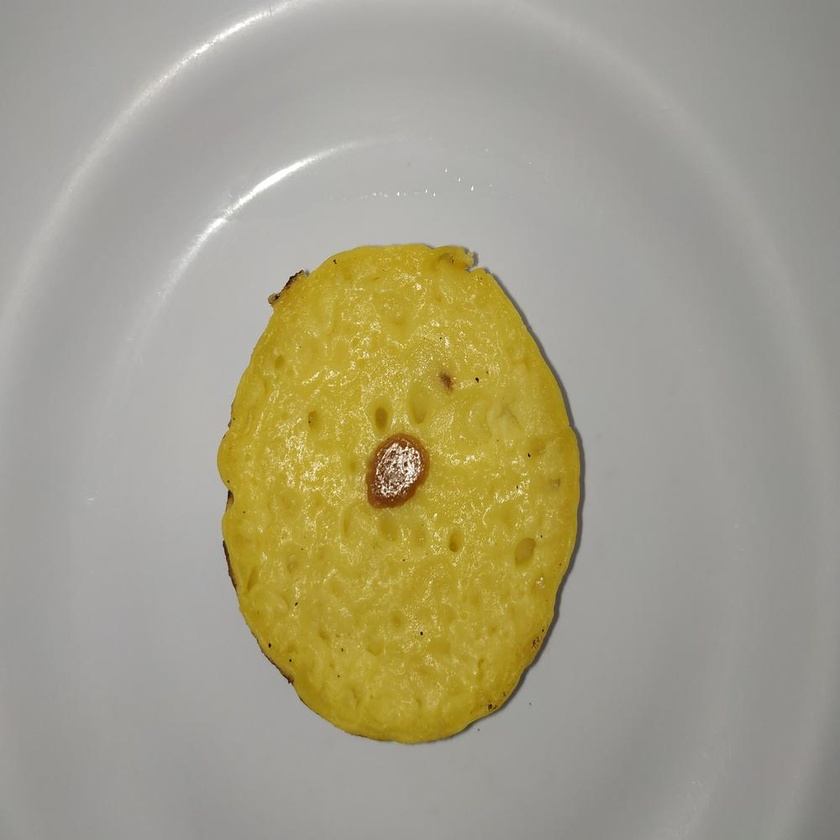
#> input picture kue_lumpur_1.jpg, 840 x 840 px, shrunk from 1000 x 1000 before the run
$ python temp_segmentation.py
#> lines starting #> are read from the running program, lines starting #| are printed output that depends on the picture; after the words box and inside, x2 and y2 are one past the last pixel; in counts of white or black regions, pixels touching at a corner belong together
# -*- coding: utf-8 -*-
"""
Created on Tue Oct 22 19:45:23 2019

@author: adhan
"""

import cv2
import math
import numpy as np
from matplotlib import pyplot as plt

img = cv2.imread('kue_lumpur_1.jpg',0)
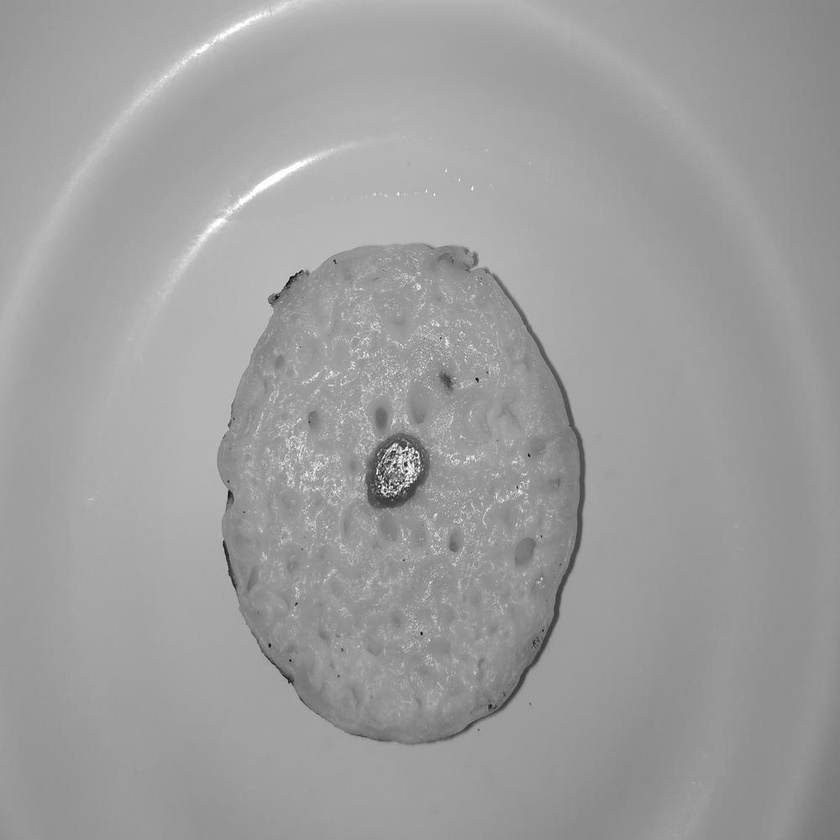
#> img: shape (840, 840); min 4, max 255, mean 157.6

#Static Global thresh
ret1,th1 = cv2.threshold(img,127,255,cv2.THRESH_BINARY)
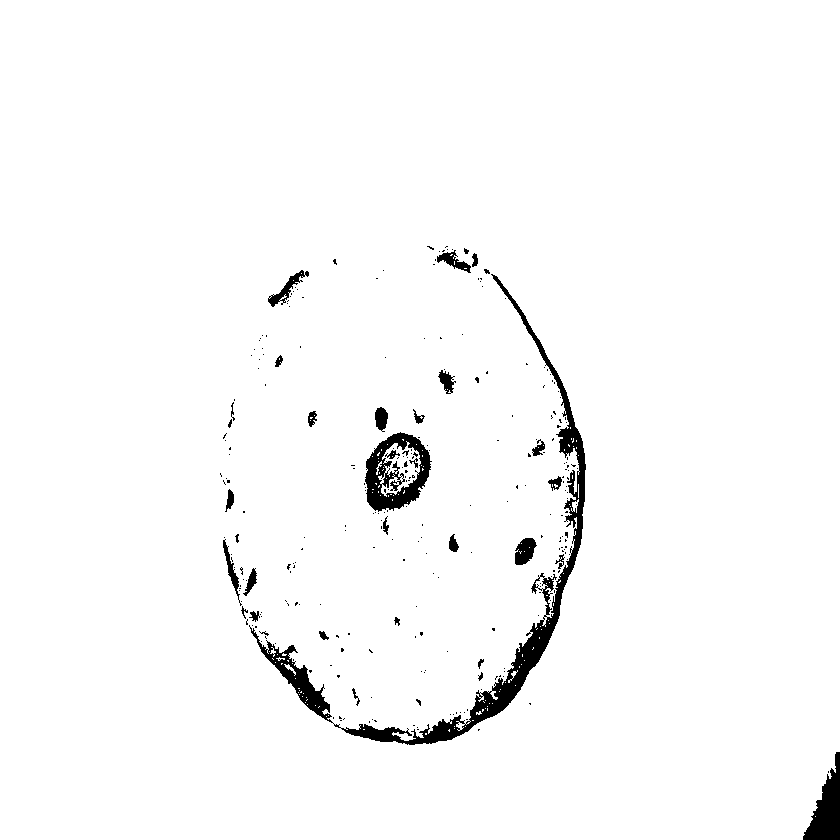
#> th1: shape (840, 840); 97.6% white; 279 black regions (245 under 20 px), largest, box (x1, y1, x2, y2) and area: (249, 274, 586, 745) 8786, (365, 432, 432, 512) 2579, (803, 752, 840, 840) 1690

#Otsu tresh
ret2, th2 = cv2.threshold(img,0,255,cv2.THRESH_BINARY+cv2.THRESH_OTSU)
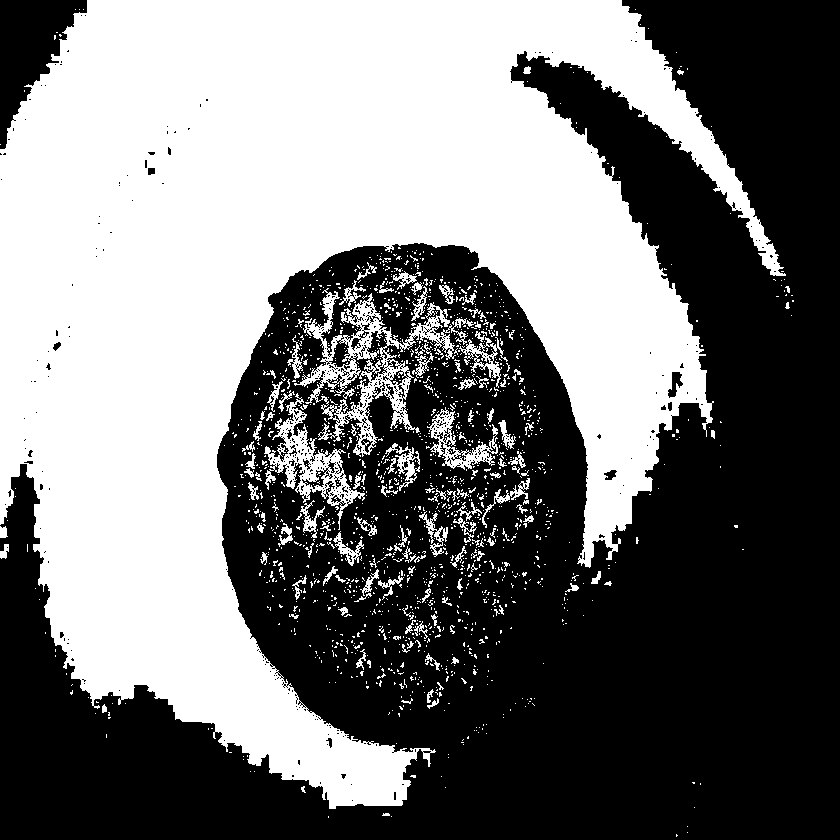
#> th2: shape (840, 840); 46.1% white; 1710 white regions (1574 under 20 px), largest, box (x1, y1, x2, y2) and area: (0, 0, 786, 809) 299614, (294, 288, 476, 457) 6819, (264, 393, 365, 530) 3264
#> ret2 = 158

#Otsu + Gaussian Blur thresh
blur = cv2.GaussianBlur(img,(5,5),0)
ret3,th3 = cv2.threshold(blur,0,255,cv2.THRESH_BINARY+cv2.THRESH_OTSU)
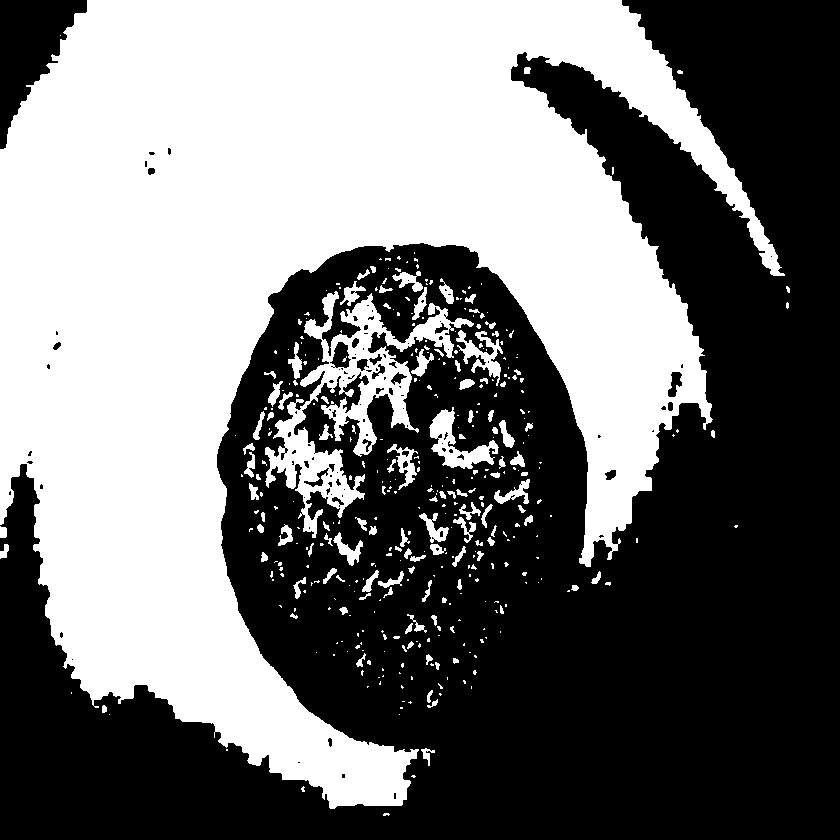
#> th3: shape (840, 840); 46.1% white; 394 white regions (280 under 20 px), largest, box (x1, y1, x2, y2) and area: (0, 0, 785, 809) 299380, (265, 291, 474, 538) 12657, (429, 407, 499, 469) 1608
#> ret3 = 158

#plot gambar & histogram

images = [img,0,th1,
          img,0,th2,
          blur,0,th3
          ]

titles = ['Lumpur asli','Histogram','Treshold global statis',
          'Lumpur asli','Histogram','Otsu Treshold',
          'Lumpur asli','Histogram','Otsu + Gauss',
         ]

for i in range(3):
    plt.subplot(3,3,i*3+1),plt.imshow(images[i*3],'gray')
    plt.title(titles[i*3]),plt.xticks([]),plt.yticks([])
    plt.subplot(3,3,i*3+3),plt.imshow(images[i*3+2],'gray')
    plt.title(titles[i*3+2]),plt.xticks([]),plt.yticks([])
plt.show()
